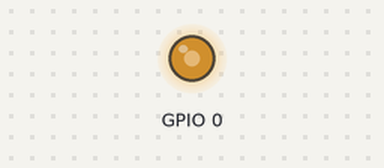
Bench run of a program on a simulated ESP32. Shown: output pins drawn as LEDs (lit = HIGH).

Above: at 0.1 s.
Timing chart, 0 to 1.6 s (numbered marks = the images above):
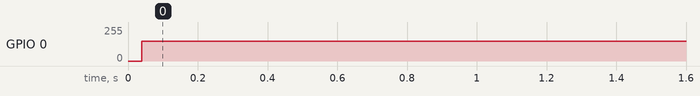

The program:

main.cpp
```cpp
#include <Arduino.h>
//=======================
// 8-SENSOR LINE FOLLOWER
//=======================

// -1: Replace these with the real ESP32 GPIO pins
const int sensorPins[8] = {
    -1, -1, -1, -1,
    -1, -1, -1, -1
};

// Sensor weights: left → right
const int sensorWeights[8] = {
    -7, -5, -3, -1,
     1,  3,  5,  7
};

// PID parameters
float Kp = 20.0;
float Ki = 0.0;
float Kd = 10.0;

float previousError = 0;
float integral = 0;

//=======================
// ROBOT SETUP
//=======================

//-------------------------
//-----TB6612FNG Motor Driver-----
//-------------------------
// left motor
const int AIN1 = NULL;
const int AIN2 = NULL;
const int PWMA = NULL;

// right motor
const int BIN1 = NULL;
const int BIN2 = NULL;
const int PWMB = NULL;
//stand by
const int STBY = NULL;
//We'll setup the other components when we get the design

//setMotors function that makes the motors work
void setMotors(int leftspeed, int rightspeed){
  leftspeed = constrain(leftspeed, -255, 255);
  rightspeed = constrain(rightspeed, -255, 255);
  //adjusting directions
  if(leftspeed > 0){
    digitalWrite(AIN1, HIGH);
    digitalWrite(AIN2, LOW);
  }else if(leftspeed < 0){
    digitalWrite(AIN1, LOW);
    digitalWrite(AIN2, HIGH);
    leftspeed = leftspeed * -1;
  }else{
    digitalWrite(AIN1, LOW);
    digitalWrite(AIN2, LOW);
  }

  if(rightspeed > 0){
    digitalWrite(BIN1, HIGH);
    digitalWrite(BIN2, LOW);
  }else if(rightspeed < 0){
    digitalWrite(BIN1, LOW);
    digitalWrite(BIN2, HIGH);
    rightspeed = rightspeed * -1;
  }else{
    digitalWrite(BIN1, LOW);
    digitalWrite(BIN2, LOW);
  }
  //adjusting speed
  analogWrite(PWMA, leftspeed);
  analogWrite(PWMB, rightspeed);
}
//=======================
// READ LINE POSITION
//=======================

float readLine() {
    long weightedSum = 0;
    int activeSensors = 0;

    for (int i = 0; i < 8; i++) {
        // TODO: This will work after we choose the real GPIO pins
        int sensorValue = digitalRead(sensorPins[i]);

        // Assumption: sensor outputs LOW when it detects the black line
        if (sensorValue == LOW) {
            weightedSum += sensorWeights[i];
            activeSensors++;
        }
    }

    // If no sensor detects the line,
    // keep the previous error instead of jumping randomly.
    if (activeSensors == 0) {
        return previousError;
    }

    return (float)weightedSum / activeSensors;
}
void setup() {
  //setup the pins for the motors
  //left motor
  pinMode(AIN1, OUTPUT);
  pinMode(AIN2, OUTPUT);
  pinMode(PWMA, OUTPUT);
  //right motor
  pinMode(BIN1, OUTPUT);
  pinMode(BIN2, OUTPUT);
  pinMode(PWMB, OUTPUT);
  //standby pin
  pinMode(STBY, OUTPUT);
}

void loop() {

    // Read the position of the line
    float error = readLine();

    //=======================
    // PID CALCULATION
    //=======================

    // Proportional
    float P = error;

    // Integral
    integral += error;

    // Prevent integral from becoming too large
    integral = constrain(integral, -100, 100);

    // Derivative
    float D = error - previousError;

    // PID correction
    float correction = (Kp * P) + (Ki * integral) + (Kd * D);

    //=======================
    // MOTOR SPEED
    //=======================

    const int baseSpeed = 150;

    int leftSpeed = baseSpeed + correction;
    int rightSpeed = baseSpeed - correction;

    // Keep speeds inside motor limits
    leftSpeed = constrain(leftSpeed, -255, 255);
    rightSpeed = constrain(rightSpeed, -255, 255);

    // Send speeds to the motors
    setMotors(leftSpeed, rightSpeed);

    // Save current error for next loop
    previousError = error;

    delay(5);
}


 
```

Measured:
- by itself, GPIO 0: 0/255 → 150/255 at 0.04 s
